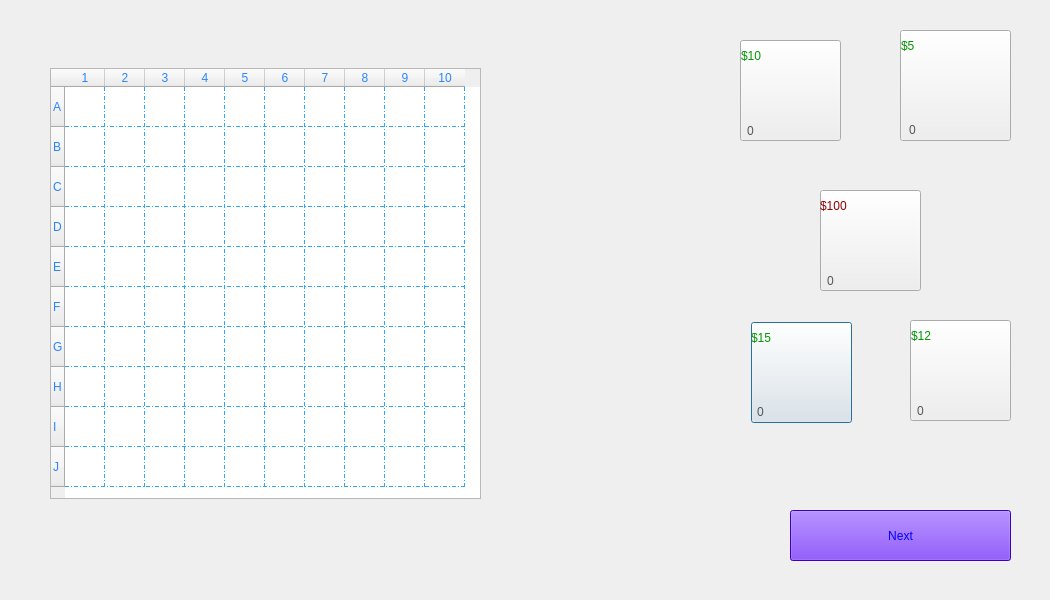
<?xml version="1.0" encoding="UTF-8"?>
<ui version="4.0">
 <class>DialogServerGetAm</class>
 <widget class="QDialog" name="DialogServerGetAm">
  <property name="geometry">
   <rect>
    <x>0</x>
    <y>0</y>
    <width>1050</width>
    <height>600</height>
   </rect>
  </property>
  <property name="windowTitle">
   <string>Dialog</string>
  </property>
  <property name="styleSheet">
   <string notr="true">background-image: url(:/Recommended Source Files/Recommended Source Files/Images/Back.jpg);</string>
  </property>
  <widget class="QPushButton" name="trackerButton">
   <property name="geometry">
    <rect>
     <x>751</x>
     <y>322</y>
     <width>101</width>
     <height>101</height>
    </rect>
   </property>
   <property name="styleSheet">
    <string notr="true">image: url(:/Recommended Source Files/Recommended Source Files/Images/tracker.png);</string>
   </property>
   <property name="text">
    <string/>
   </property>
  </widget>
  <widget class="QPushButton" name="atomicBombButton">
   <property name="geometry">
    <rect>
     <x>820</x>
     <y>190</y>
     <width>101</width>
     <height>101</height>
    </rect>
   </property>
   <property name="styleSheet">
    <string notr="true">image: url(:/Recommended Source Files/Recommended Source Files/Images/atomic bomb.png);</string>
   </property>
   <property name="text">
    <string/>
   </property>
  </widget>
  <widget class="QPushButton" name="airDefanceButton">
   <property name="geometry">
    <rect>
     <x>740</x>
     <y>40</y>
     <width>101</width>
     <height>101</height>
    </rect>
   </property>
   <property name="styleSheet">
    <string notr="true">image: url(:/Recommended Source Files/Recommended Source Files/Images/airDefense.png);</string>
   </property>
   <property name="text">
    <string/>
   </property>
  </widget>
  <widget class="GameBoard" name="tableWidget">
   <property name="enabled">
    <bool>true</bool>
   </property>
   <property name="geometry">
    <rect>
     <x>50</x>
     <y>68</y>
     <width>431</width>
     <height>431</height>
    </rect>
   </property>
   <property name="sizePolicy">
    <sizepolicy hsizetype="Preferred" vsizetype="Minimum">
     <horstretch>0</horstretch>
     <verstretch>0</verstretch>
    </sizepolicy>
   </property>
   <property name="minimumSize">
    <size>
     <width>381</width>
     <height>411</height>
    </size>
   </property>
   <property name="acceptDrops">
    <bool>true</bool>
   </property>
   <property name="accessibleDescription">
    <string/>
   </property>
   <property name="styleSheet">
    <string notr="true">font: 15pt &quot;BYRIL_Sea_Battle2&quot;;

color: rgb(41, 134, 255);

selection-background-color: rgb(0, 170, 255);

gridline-color: rgb(48, 165, 255);</string>
   </property>
   <property name="frameShape">
    <enum>QFrame::StyledPanel</enum>
   </property>
   <property name="lineWidth">
    <number>0</number>
   </property>
   <property name="verticalScrollBarPolicy">
    <enum>Qt::ScrollBarAlwaysOff</enum>
   </property>
   <property name="horizontalScrollBarPolicy">
    <enum>Qt::ScrollBarAlwaysOff</enum>
   </property>
   <property name="autoScroll">
    <bool>false</bool>
   </property>
   <property name="dragEnabled">
    <bool>true</bool>
   </property>
   <property name="dragDropMode">
    <enum>QAbstractItemView::DragDrop</enum>
   </property>
   <property name="defaultDropAction">
    <enum>Qt::MoveAction</enum>
   </property>
   <property name="selectionMode">
    <enum>QAbstractItemView::NoSelection</enum>
   </property>
   <property name="iconSize">
    <size>
     <width>40</width>
     <height>40</height>
    </size>
   </property>
   <property name="gridStyle">
    <enum>Qt::DashDotLine</enum>
   </property>
   <property name="cornerButtonEnabled">
    <bool>false</bool>
   </property>
   <property name="rowCount">
    <number>10</number>
   </property>
   <property name="columnCount">
    <number>10</number>
   </property>
   <attribute name="horizontalHeaderCascadingSectionResizes">
    <bool>false</bool>
   </attribute>
   <attribute name="horizontalHeaderMinimumSectionSize">
    <number>40</number>
   </attribute>
   <attribute name="horizontalHeaderDefaultSectionSize">
    <number>40</number>
   </attribute>
   <attribute name="verticalHeaderMinimumSectionSize">
    <number>40</number>
   </attribute>
   <attribute name="verticalHeaderDefaultSectionSize">
    <number>40</number>
   </attribute>
   <row>
    <property name="text">
     <string>A</string>
    </property>
    <property name="font">
     <font>
      <fontweight>Thin</fontweight>
     </font>
    </property>
   </row>
   <row>
    <property name="text">
     <string>B</string>
    </property>
   </row>
   <row>
    <property name="text">
     <string>C</string>
    </property>
   </row>
   <row>
    <property name="text">
     <string>D</string>
    </property>
   </row>
   <row>
    <property name="text">
     <string>E</string>
    </property>
   </row>
   <row>
    <property name="text">
     <string>F</string>
    </property>
   </row>
   <row>
    <property name="text">
     <string>G</string>
    </property>
   </row>
   <row>
    <property name="text">
     <string>H</string>
    </property>
   </row>
   <row>
    <property name="text">
     <string>I</string>
    </property>
   </row>
   <row>
    <property name="text">
     <string>J</string>
    </property>
   </row>
   <column/>
   <column/>
   <column/>
   <column/>
   <column/>
   <column/>
   <column/>
   <column/>
   <column/>
   <column/>
   <item row="0" column="0">
    <property name="text">
     <string/>
    </property>
   </item>
   <item row="3" column="2">
    <property name="text">
     <string/>
    </property>
   </item>
  </widget>
  <widget class="QLabel" name="trackerCounter">
   <property name="geometry">
    <rect>
     <x>750</x>
     <y>401</y>
     <width>21</width>
     <height>21</height>
    </rect>
   </property>
   <property name="styleSheet">
    <string notr="true">background-image: url(:/Recommended Source Files/Recommended Source Files/Images/WhiteBackG.png);
font: 10pt &quot;BYRIL_Sea_Battle2&quot;;
color: rgb(85, 85, 85);</string>
   </property>
   <property name="text">
    <string>0</string>
   </property>
   <property name="alignment">
    <set>Qt::AlignCenter</set>
   </property>
  </widget>
  <widget class="QPushButton" name="nextButton">
   <property name="geometry">
    <rect>
     <x>790</x>
     <y>510</y>
     <width>221</width>
     <height>51</height>
    </rect>
   </property>
   <property name="styleSheet">
    <string notr="true">
QPushButton{
background-image: url(:/Recommended Source Files/Recommended Source Files/Images/WhiteBackG.png);
background-color: rgb(85, 0, 255);
font: 25pt &quot;BYRIL_Sea_Battle2&quot;;
color: rgb(0, 0, 255);
}
QPushButton:hover {
 
	color: rgb(0, 85, 0);
	background-color: rgb(0, 85, 0);
}

</string>
   </property>
   <property name="text">
    <string>Next</string>
   </property>
  </widget>
  <widget class="QPushButton" name="linearAttackButton">
   <property name="geometry">
    <rect>
     <x>910</x>
     <y>320</y>
     <width>101</width>
     <height>101</height>
    </rect>
   </property>
   <property name="styleSheet">
    <string notr="true">image: url(:/Recommended Source Files/Recommended Source Files/Images/square attack.png);</string>
   </property>
   <property name="text">
    <string/>
   </property>
  </widget>
  <widget class="QPushButton" name="mineButton">
   <property name="geometry">
    <rect>
     <x>900</x>
     <y>30</y>
     <width>111</width>
     <height>111</height>
    </rect>
   </property>
   <property name="styleSheet">
    <string notr="true">image: url(:/Recommended Source Files/Recommended Source Files/Images/mine2.png);</string>
   </property>
   <property name="text">
    <string/>
   </property>
  </widget>
  <widget class="QLabel" name="atomicBombCounter">
   <property name="geometry">
    <rect>
     <x>820</x>
     <y>270</y>
     <width>21</width>
     <height>21</height>
    </rect>
   </property>
   <property name="styleSheet">
    <string notr="true">background-image: url(:/Recommended Source Files/Recommended Source Files/Images/WhiteBackG.png);
font: 10pt &quot;BYRIL_Sea_Battle2&quot;;
color: rgb(85, 85, 85);</string>
   </property>
   <property name="text">
    <string>0</string>
   </property>
   <property name="alignment">
    <set>Qt::AlignCenter</set>
   </property>
  </widget>
  <widget class="QLabel" name="label_2">
   <property name="geometry">
    <rect>
     <x>901</x>
     <y>30</y>
     <width>31</width>
     <height>31</height>
    </rect>
   </property>
   <property name="styleSheet">
    <string notr="true">background-image: url(:/Recommended Source Files/Recommended Source Files/Images/WhiteBackG.png);
font: 10pt &quot;BYRIL_Sea_Battle2&quot;;
color: rgb(0, 150, 0);</string>
   </property>
   <property name="text">
    <string>$5</string>
   </property>
   <property name="alignment">
    <set>Qt::AlignLeading|Qt::AlignLeft|Qt::AlignVCenter</set>
   </property>
  </widget>
  <widget class="QLabel" name="mineCounter">
   <property name="geometry">
    <rect>
     <x>902</x>
     <y>119</y>
     <width>21</width>
     <height>21</height>
    </rect>
   </property>
   <property name="styleSheet">
    <string notr="true">background-image: url(:/Recommended Source Files/Recommended Source Files/Images/WhiteBackG.png);
font: 10pt &quot;BYRIL_Sea_Battle2&quot;;
color: rgb(85, 85, 85);</string>
   </property>
   <property name="text">
    <string>0</string>
   </property>
   <property name="alignment">
    <set>Qt::AlignCenter</set>
   </property>
  </widget>
  <widget class="QLabel" name="label">
   <property name="geometry">
    <rect>
     <x>741</x>
     <y>40</y>
     <width>41</width>
     <height>31</height>
    </rect>
   </property>
   <property name="styleSheet">
    <string notr="true">background-image: url(:/Recommended Source Files/Recommended Source Files/Images/WhiteBackG.png);
font: 10pt &quot;BYRIL_Sea_Battle2&quot;;
color: rgb(0, 150, 0);</string>
   </property>
   <property name="text">
    <string>$10</string>
   </property>
   <property name="alignment">
    <set>Qt::AlignLeading|Qt::AlignLeft|Qt::AlignVCenter</set>
   </property>
  </widget>
  <widget class="QLabel" name="airDefanceCounter">
   <property name="geometry">
    <rect>
     <x>740</x>
     <y>120</y>
     <width>21</width>
     <height>21</height>
    </rect>
   </property>
   <property name="styleSheet">
    <string notr="true">background-image: url(:/Recommended Source Files/Recommended Source Files/Images/WhiteBackG.png);
font: 10pt &quot;BYRIL_Sea_Battle2&quot;;
color: rgb(85, 85, 85);</string>
   </property>
   <property name="text">
    <string>0</string>
   </property>
   <property name="alignment">
    <set>Qt::AlignCenter</set>
   </property>
  </widget>
  <widget class="QLabel" name="label_5">
   <property name="geometry">
    <rect>
     <x>820</x>
     <y>190</y>
     <width>51</width>
     <height>31</height>
    </rect>
   </property>
   <property name="styleSheet">
    <string notr="true">background-image: url(:/Recommended Source Files/Recommended Source Files/Images/WhiteBackG.png);
font: 10pt &quot;BYRIL_Sea_Battle2&quot;;
color: rgb(150, 0, 0);</string>
   </property>
   <property name="text">
    <string>$100</string>
   </property>
   <property name="alignment">
    <set>Qt::AlignLeading|Qt::AlignLeft|Qt::AlignVCenter</set>
   </property>
  </widget>
  <widget class="QLabel" name="linearAttackCounter">
   <property name="geometry">
    <rect>
     <x>910</x>
     <y>400</y>
     <width>21</width>
     <height>21</height>
    </rect>
   </property>
   <property name="styleSheet">
    <string notr="true">background-image: url(:/Recommended Source Files/Recommended Source Files/Images/WhiteBackG.png);
font: 10pt &quot;BYRIL_Sea_Battle2&quot;;
color: rgb(85, 85, 85);</string>
   </property>
   <property name="text">
    <string>0</string>
   </property>
   <property name="alignment">
    <set>Qt::AlignCenter</set>
   </property>
  </widget>
  <widget class="QLabel" name="label_4">
   <property name="geometry">
    <rect>
     <x>911</x>
     <y>320</y>
     <width>41</width>
     <height>31</height>
    </rect>
   </property>
   <property name="styleSheet">
    <string notr="true">background-image: url(:/Recommended Source Files/Recommended Source Files/Images/WhiteBackG.png);
font: 10pt &quot;BYRIL_Sea_Battle2&quot;;
color: rgb(0, 150, 0);</string>
   </property>
   <property name="text">
    <string>$12</string>
   </property>
   <property name="alignment">
    <set>Qt::AlignLeading|Qt::AlignLeft|Qt::AlignVCenter</set>
   </property>
  </widget>
  <widget class="QLabel" name="label_3">
   <property name="geometry">
    <rect>
     <x>751</x>
     <y>322</y>
     <width>41</width>
     <height>31</height>
    </rect>
   </property>
   <property name="styleSheet">
    <string notr="true">background-image: url(:/Recommended Source Files/Recommended Source Files/Images/WhiteBackG.png);
font: 10pt &quot;BYRIL_Sea_Battle2&quot;;
color: rgb(0, 150, 0);</string>
   </property>
   <property name="text">
    <string>$15</string>
   </property>
   <property name="alignment">
    <set>Qt::AlignLeading|Qt::AlignLeft|Qt::AlignVCenter</set>
   </property>
  </widget>
 </widget>
 <customwidgets>
  <customwidget>
   <class>GameBoard</class>
   <extends>QTableWidget</extends>
   <header location="global">gameboard.h</header>
  </customwidget>
 </customwidgets>
 <resources/>
 <connections/>
</ui>
